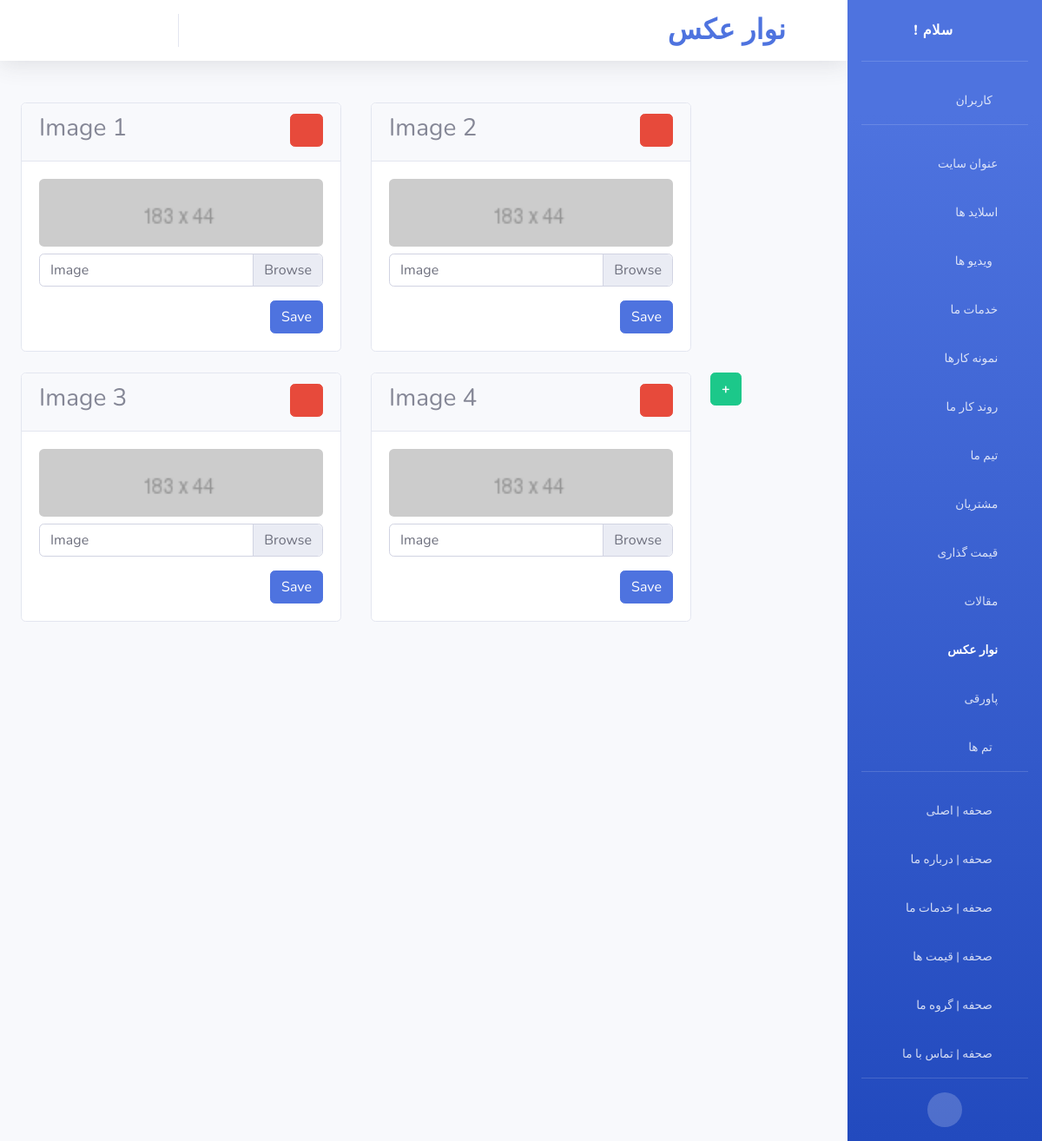
The app's page /control_panel/site/img-array/ (signed in), older data.
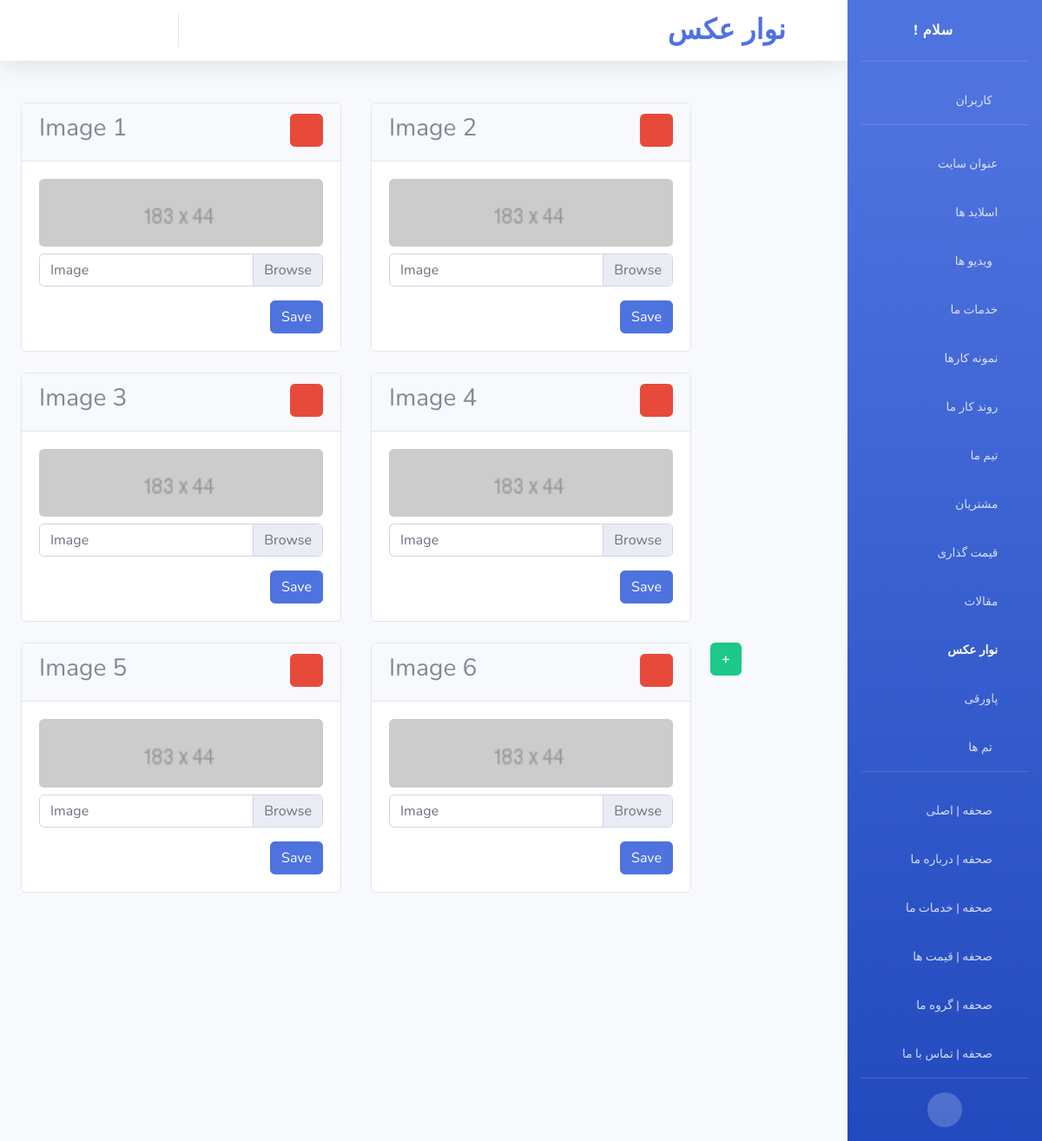
The same page, newer data.
### control_panel/models.py (models this page shows)
class img_array(models.Model):
	img=models.ImageField(upload_to='img_array/img/',
						  default='img_array/img/default/default.png',
						  blank=True)
	objects=imgArrayManager()

### control_panel/views.py (the view, shortened to what this page needs)
# urls.py: path('site/img-array/',views.img_array_,
def img_array_(request):
	if not request.user.is_staff:
		return redirect('/')
	messages=list()
	return render(request,'control_panel/img-array.html',{
		'messages':messages,
		'img_array':img_array.objects.all(),
		'page_name':'img_array'
		})

### templates/control_panel/img-array.html (shortened to what this page needs)
{% load static %}
<!DOCTYPE html>
<html lang="en">
<head>
	<link href="{% static 'cpanel/vendor/fontawesome-free/css/all.min.css' %}" rel="stylesheet" type="text/css">
	<link href="{% static 'cpanel/css/sb-admin-2.min.css' %}" rel="stylesheet">
</head>
<body id="page-top">
<div id="wrapper">
	<div id="content-wrapper" class="d-flex flex-column">
		<div id="content">
			<nav class="navbar navbar-expand navbar-light bg-white topbar mb-4 static-top shadow">
				<ul class="navbar-nav ml-auto">
					<li class="nav-item d-none d-sm-block dropdown no-arrow mx-1">
						<a class="nav-link dropdown-toggle" data-toggle="modal" data-target="#logoutModal" href="">
							<i class="fas fa-sign-out-alt fa-sm fa-fw mr-2 text-gray-400"></i>
						</a>
					</li>
					<li class="nav-item d-none d-sm-block dropdown no-arrow mx-1">
						<a class="nav-link dropdown-toggle" href="#">
							<i class="fas fa-envelope fa-sm fa-fw mr-2 text-gray-400"></i>
						</a>
					</li>
					<li class="nav-item d-none d-sm-block dropdown no-arrow mx-1">
						<a class="nav-link dropdown-toggle" href="/control_panel/auth/users/{{ user.id }}/change/">
							<i class="fas fa-user-tie fa-sm fa-fw mr-2 text-gray-400"></i>
						</a>
					</li>
					<li class="nav-item dropdown no-arrow mx-1">
						<a class="nav-link dropdown-toggle" href="/">
							<i class="fas fa-eye fa-sm fa-fw mr-2 text-gray-400"></i>
						</a>
					</li>
				</ul>
				<h2 class="m-0 mr-2 d-none d-sm-block font-weight-bold text-primary">نوار عکس</h2>
				<h1 class="fas d-none d-sm-block fa-image mr-3 font-weight-bold text-primary"></h1>
			</nav>
			<div class="container-fluid">
				<div class="card-deck mb-3">
					<div class="form-row">
						{% for img in img_array %}
							<div class="mt-4 col-xl-auto col-lg-6">
								<div class="card">
									<div class="card-header">
										<form method="POST">
											<div class="form-row">
												<div class="col">
													<h3 class="text-gray-600">Image {{ forloop.counter }}</h3>
												</div>
												<div class="col">
													<button style="float: right" class="btn full-width btn-danger"
															type="submit"
															value="{{ img.id }}"
															name="remove"><a class="fa fa-minus"></a></button>
												</div>
											</div>
										</form>
									</div>
									<div class="card-body">
										<form method="POST" enctype="multipart/form-data">
											<img class="rounded d-block w-100 mb-2"
												 src="{{ img.img.url }}" alt="First slide">
											<div class="input-group">
												<div class="custom-file">
													<label class="custom-file-label"
														   for="inputGroupFile01">Image</label>
												</div>
											</div>
											<button class="btn float-right mt-3 full-width btn-primary" type="submit"
													value="{{ img.id }}"
													name="save">Save
											</button>
										</form>
									</div>
								</div>
							</div>
						{% endfor %}
						<div class="mt-4 col-xl-auto col-lg-6">
							<form method="POST">
								<button type="submit" style="width:100%; height:100%"
										class="btn btn-success"
										name="Add-new"><strong>+</strong>
								</button>
							</form>
						</div>
					</div>
				</div>
			</div>
		</div>
	</div>
	<ul class="navbar-nav bg-gradient-primary sidebar sidebar-dark accordion" id="accordionSidebar">
		<a class="sidebar-brand d-flex align-items-center justify-content-center" href="/control_panel/">
			<div class="sidebar-brand-text mx-3">! سلام<sup></sup></div>
			<div class="sidebar-brand-icon rotate-n-15">
				<i class="fas fa-laugh-wink"></i>
			</div>
		</a>
		<hr class="sidebar-divider">
		<li class="nav-item">
			<a class="nav-link" href="/control_panel/auth/users/">
				<span class="collapse collapsing">کاربران</span>
				<i class="fas fa-fw fa-user-cog"></i>
			</a>
		</li>
		<hr class="sidebar-divider">
		<li class="nav-item">
			<a class="nav-link" href="/control_panel/site/site-title/">
				<span class="collapse collapsing">عنوان سایت</span>
				<i class="fa fa-window-maximize"></i>
			</a>
		</li>
		<li class="nav-item">
			<a class="nav-link" href="/control_panel/site/slideshow/">
				<span class="collapse collapsing">اسلاید ها</span>
				<i class="fa fa-object-ungroup"></i>
			</a>
		</li>
		<li class="nav-item">
			<a class="nav-link" href="/control_panel/site/video/">
				<span class="collapse collapsing">ویدیو ها</span>
				<i class="fas fa-fw fa-film"></i>
			</a>
		</li>
		<li class="nav-item">
			<a class="nav-link" href="/control_panel/site/our-services/">
				<span class="collapse collapsing">خدمات ما</span>
				<i class="fa fa-wrench"></i>
			</a>
		</li>
		<li class="nav-item">
			<a class="nav-link" href="/control_panel/site/work-samples/">
				<span class="collapse collapsing">نمونه کارها</span>
				<i class="fa fa-laptop-code"></i>
			</a>
		</li>
		<li class="nav-item">
			<a class="nav-link" href="/control_panel/site/work-process/">
				<span class="collapse collapsing">روند کار ما</span>
				<i class="fa fa-check-double"></i>
			</a>
		</li>
		<li class="nav-item">
			<a class="nav-link" href="/control_panel/site/our-team/">
				<span class="collapse collapsing">تیم ما</span>
				<i class="fa fa-users"></i>
			</a>
		</li>
		<li class="nav-item">
			<a class="nav-link" href="/control_panel/site/our-customers/">
				<span class="collapse collapsing">مشتریان</span>
				<i class="fa fa-user-tag"></i>
			</a>
		</li>
		<li class="nav-item">
			<a class="nav-link" href="/control_panel/site/our-pricing/">
				<span class="collapse collapsing">قیمت گذاری</span>
				<i class="fa fa-dollar-sign"></i>
			</a>
		</li>
		<li class="nav-item">
			<a class="nav-link" href="/control_panel/site/our-news/">
				<span class="collapse collapsing">مقالات</span>
				<i class="fa fa-newspaper"></i>
			</a>
		</li>
		<li class="nav-item active">
			<a class="nav-link" href="">
				<span class="collapse collapsing">نوار عکس</span>
				<i class="fas fa-image"></i>
			</a>
		</li>
		<li class="nav-item">
			<a class="nav-link" href="/control_panel/site/footer/">
				<span class="collapse collapsing">پاورقی</span>
				<i class="fas fa-digital-tachograph"></i>
			</a>
		</li>
		<li class="nav-item">
			<a class="nav-link" href="/control_panel/site/themes/">
				<span class="collapse collapsing">تم ها</span>
				<i class="fas fa-fw fa-brush"></i>
			</a>
		</li>
		<hr class="sidebar-divider">
		<li class="nav-item">
			<a class="nav-link" href="/control_panel/page_edit/index/">
				<span class="collapse collapsing">صحفه | اصلی</span>
				<i class="fas fa-fw fa-square"></i>
			</a>
		</li>
		<li class="nav-item">
			<a class="nav-link" href="/control_panel/page_edit/about_us/">
				<span class="collapse collapsing">صحفه | درباره ما</span>
				<i class="fas fa-fw fa-square"></i>
			</a>
		</li>
		<li class="nav-item">
			<a class="nav-link" href="/control_panel/page_edit/our_services/">
				<span class="collapse collapsing">صحفه | خدمات ما</span>
				<i class="fas fa-fw fa-square"></i>
			</a>
		</li>
		<li class="nav-item">
			<a class="nav-link" href="/control_panel/page_edit/our_pricing/">
				<span class="collapse collapsing">صحفه | قیمت ها</span>
				<i class="fas fa-fw fa-square"></i>
			</a>
		</li>
		<li class="nav-item">
			<a class="nav-link" href="/control_panel/page_edit/our_team/">
				<span class="collapse collapsing">صحفه | گروه ما</span>
				<i class="fas fa-fw fa-square"></i>
			</a>
		</li>
		<li class="nav-item">
			<a class="nav-link" href="/control_panel/page_edit/contact_us/">
				<span class="collapse collapsing">صحفه | تماس با ما</span>
				<i class="fas fa-fw fa-square"></i>
			</a>
		</li>
		<hr class="sidebar-divider d-none d-md-block">
		<div class="text-center d-none d-md-inline">
			<button class="rounded-circle border-0" id="sidebarToggle"></button>
		</div>
	</ul>
</div>
</body>
</html>

Row changes from the older to the newer data that the page shows:
added img_array: img (placeholder picture)
added img_array: img (placeholder picture)
